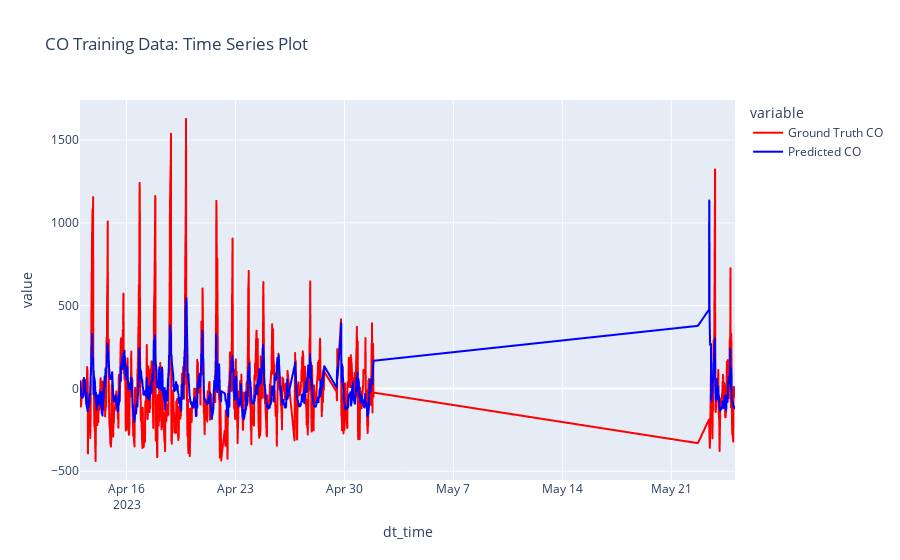

Notebook source saved alongside this figure:
### Code cell
#CO: Time Series plot for training data
y_pred_trainCO = pd.DataFrame(y_pred_trainCO, columns = ['Predicted CO'])
dt_time = training_setCO['dt_time']
df_timeseriesCOtraining = pd.concat([y_pred_trainCO.reset_index(), dt_time.reset_index(), y_trainCO.reset_index()], axis=1)
df_timeseriesCOtraining
px.line(df_timeseriesCOtraining, x='dt_time', y = ['Ground Truth CO', 'Predicted CO'], 
        labels = {'x': 'Date', 'y': 'CO'}, title = 'CO Training Data: Time Series Plot', color_discrete_sequence = ['red', 'blue'])

### Figure 1 — Plotly figure (JSON) as saved in the notebook; plotly's stock layout.template omitted (floating-point values rounded to 4 significant figures; data arrays with more than 128 entries replaced by an {"elided": "..."} marker saying what was removed)
{"data": [{"hovertemplate": "variable=Ground Truth CO<br>dt_time=%{x}<br>value=%{y}<extra></extra>", "legendgroup": "Ground Truth CO", "line": {"color": "red", "dash": "solid"}, "marker": {"symbol": "circle"}, "mode": "lines", "name": "Ground Truth CO", "showlegend": true, "type": "scattergl", "x": {"elided": "1653 str values"}, "xaxis": "x", "y": {"elided": "1653 float values"}, "yaxis": "y"}, {"hovertemplate": "variable=Predicted CO<br>dt_time=%{x}<br>value=%{y}<extra></extra>", "legendgroup": "Predicted CO", "line": {"color": "blue", "dash": "solid"}, "marker": {"symbol": "circle"}, "mode": "lines", "name": "Predicted CO", "showlegend": true, "type": "scattergl", "x": {"elided": "1653 str values"}, "xaxis": "x", "y": {"elided": "1653 float values"}, "yaxis": "y"}], "layout": {"legend": {"title": {"text": "variable"}, "tracegroupgap": 0}, "title": {"text": "CO Training Data: Time Series Plot"}, "xaxis": {"anchor": "y", "domain": [0, 1], "title": {"text": "dt_time"}}, "yaxis": {"anchor": "x", "domain": [0, 1], "title": {"text": "value"}}}}
